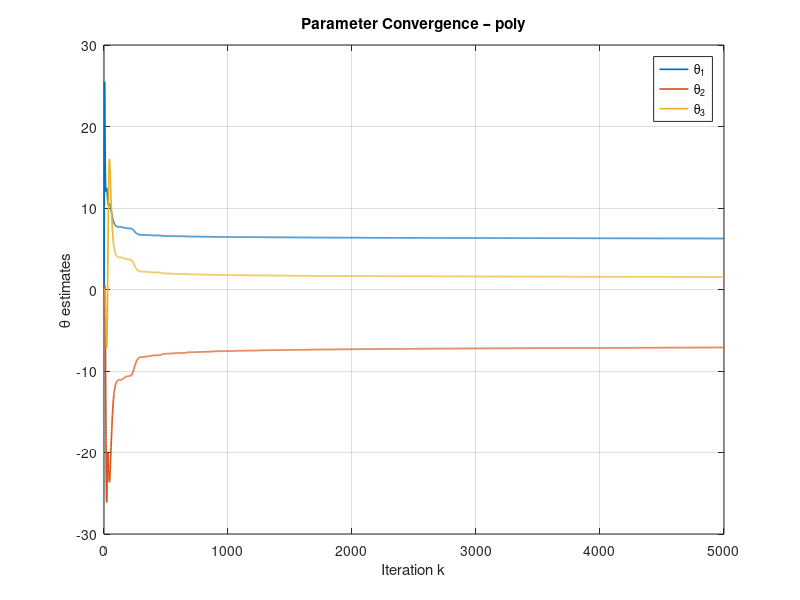
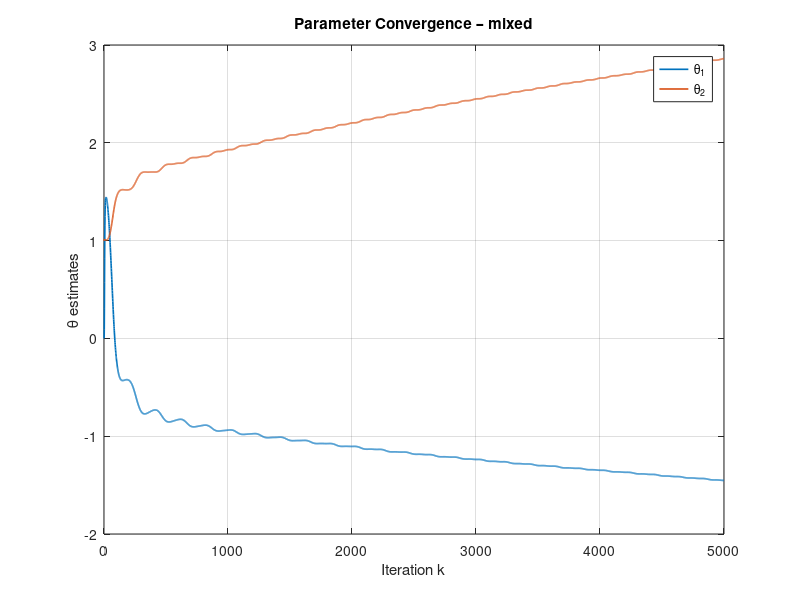
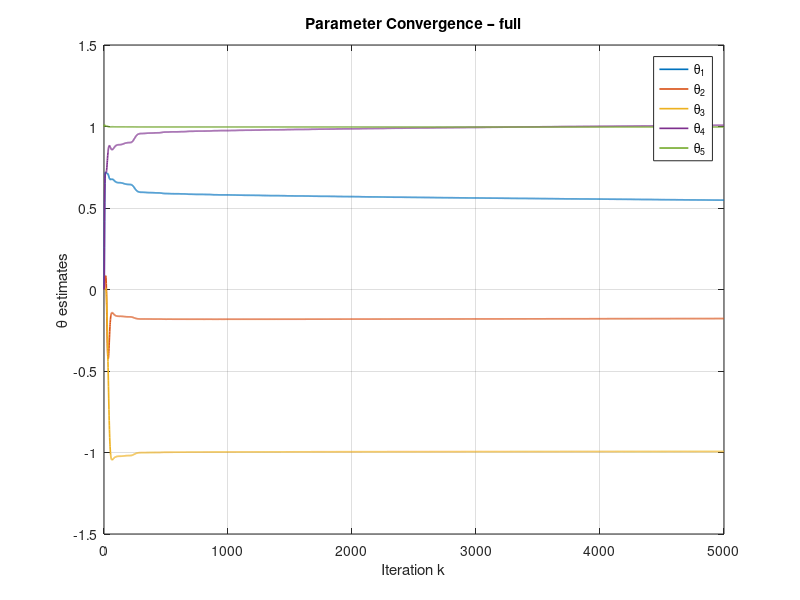
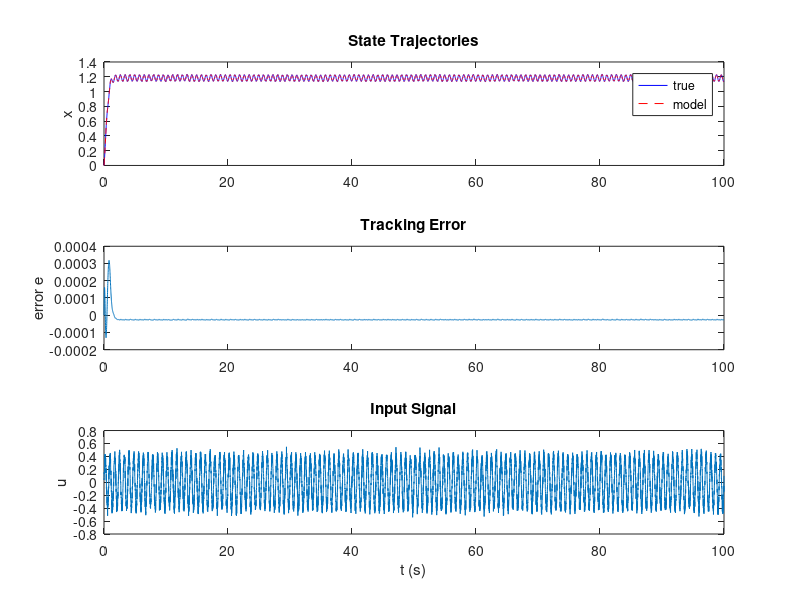

MATLAB code for these plots, in order: (Note: this script raises an error after producing the figures.)
clc;
clear;
close all;

theta_true = [1.5; 1.0];

f_true = @(x,u) - x.^3 ...
           + theta_true(1)*tanh(x) ...
           + theta_true(2)./(1 + x.^2) ...
           + u;

Ts = 0.01;        % sampling interval
N  = 10000;       % total samples
t  = (0:N-1)'*Ts;

% Input: sinusoid and noise
u = 0.5*sin(2*pi*0.5*t) + 0.1*randn(N,1);

% Simulate x via Euler integration
x = zeros(N,1);
for k = 1:N-1
    x(k+1) = x(k) + Ts * f_true(x(k), u(k));
end

% Approximate derivative x_dot = Δx/Ts
dx = diff(x)/Ts;
x_mid = x(1:end-1);
u_mid = u(1:end-1);

% Train/Test split
train_frac = 0.5;
N_train    = floor(length(dx)*train_frac);

x_tr = x_mid(1:N_train);
y_tr = dx(1:N_train) - u_mid(1:N_train);
x_te = x_mid(N_train+1:end);
y_te = dx(N_train+1:end) - u_mid(N_train+1:end);

% Part A.1: Define Candidate Structures and RLS

% Polynomial: [x, x^2, x^3]
basis{1}.name = 'poly';
basis{1}.Phi = @(z)[ z, z.^2, z.^3 ];

% Mixed: [tanh(x), 1/(1+x^2)]
basis{2}.name = 'mixed';
basis{2}.Phi = @(z)[ tanh(z), 1./(1 + z.^2) ];

% Full: poly + mixed
basis{3}.name = 'full';
basis{3}.Phi= @(z)[ z, z.^2, z.^3, tanh(z), 1./(1 + z.^2) ];

% RLS settings
lambda  = 1.0;      % forgetting factor
P0 = 1e3;      % initial covariance diag
results = cell(3,1);

for i = 1:3
    Phi_tr = basis{i}.Phi(x_tr);
    Phi_te = basis{i}.Phi(x_te);
    npar= size(Phi_tr,2);

    % Initialize
    theta = zeros(npar,1);
    P = eye(npar)*P0;
    theta_hist = zeros(N_train, npar);

    % Online RLS
    for k = 1:N_train
        phi_k = Phi_tr(k,:)';
        yk = y_tr(k);
        K = (P*phi_k)/(lambda + phi_k'*P*phi_k);
        theta = theta + K*(yk - phi_k'*theta);
        P = (P - K*phi_k'*P)/lambda;
        theta_hist(k,:) = theta';
    end

    % Store results
    y_pred_te = Phi_te * theta;
    MSE= mean((y_te - y_pred_te).^2);

    results{i}.name= basis{i}.name;
    results{i}.MSE = MSE;
    results{i}.theta_est= theta;
    results{i}.Phi = basis{i}.Phi;
    results{i}.theta_hist= theta_hist;

    % Plot convergence
    figure('Name',['RLS Convergence: ' basis{i}.name],'NumberTitle','off');
    plot(theta_hist,'LineWidth',1.2);
    grid on;
    xlabel('Iteration k'); ylabel('θ estimates');
    title(['Parameter Convergence – ' basis{i}.name]);
    legend(arrayfun(@(n) sprintf('θ_%d',n),1:npar,'Uni',false),'Location','best');
end

% Display Part A cross‐validation MSEs
fprintf('\nPart A – Cross‐Validation Results:\n');
fprintf('Structure       Test MSE\n');
fprintf('------------------------------\n');
for i = 1:3
    fprintf('%-6s     %8.3e\n', results{i}.name, results{i}.MSE);
end

% Part B: Model Selection and Stability Check

% Number of parameters in each model
k_vals = [3, 2, 5];
N_test = length(y_te);

% Compute AIC and BIC
for i = 1:3
    mse = results{i}.MSE;
    k= k_vals(i);
    results{i}.AIC = N_test*log(mse) + 2*k;
    results{i}.BIC = N_test*log(mse) + k*log(N_test);
end

fprintf('\nPart B – AIC/BIC:\n');
fprintf('Struct  Test MSE    AIC       BIC\n');
fprintf('--------------------------------------\n');
for i=1:3
    fprintf('%-6s  %8.3e  %8.2f  %8.2f\n', ...
        results{i}.name, results{i}.MSE, results{i}.AIC, results{i}.BIC);
end

% Choose final model by AIC
[~, m] = min(cellfun(@(r) r.AIC, results));
phi = results{m}.Phi;
theta_hat  = results{m}.theta_est;
fprintf('\nChosen model: %s (by AIC)\n', results{m}.name);

% New validation run for stability and ISE
N2 = 10000;
t2 = (0:N2-1)'*Ts;
u2 = 0.4*sin(2*pi*1.3*t2) + 0.05*randn(N2,1);

x_true = zeros(N2,1);
x_mod= zeros(N2,1);
e = zeros(N2,1);

for k = 1:N2-1
    x_true(k+1) = x_true(k) + Ts*f_true(x_true(k), u2(k));
    x_mod(k+1)= x_mod(k)  + Ts*( phi(x_mod(k))*theta_hat + u2(k) );
    e(k+1) = x_true(k+1) - x_mod(k+1);
end

ISE = trapz(t2, e.^2);

% Plot results
figure('Name','Final Stability & Error','NumberTitle','off');
subplot(3,1,1);
plot(t2, x_true,'b', t2, x_mod,'r--');
legend('true','model');
ylabel('x'); title('State Trajectories');

subplot(3,1,2);
plot(t2, e); ylabel('error e'); title('Tracking Error');

subplot(3,1,3);
plot(t2, u2);
xlabel('t (s)'); ylabel('u'); title('Input Signal');

sgtitle(sprintf('Final Model: %s | ISE = %.3e', results{m}.name, ISE), ...
        'FontWeight','bold');

fprintf('Integrated Squared Error (ISE): %.3e\n', ISE);
fprintf('Max |x_model| = %.3f → bounded\n', max(abs(x_mod)));
